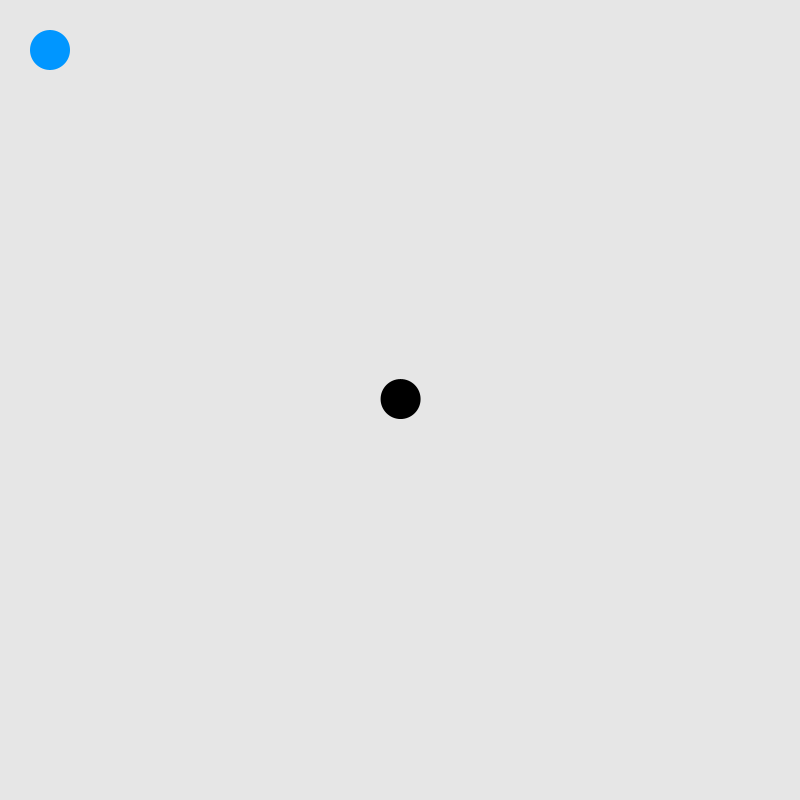
Frame 1 (no input)
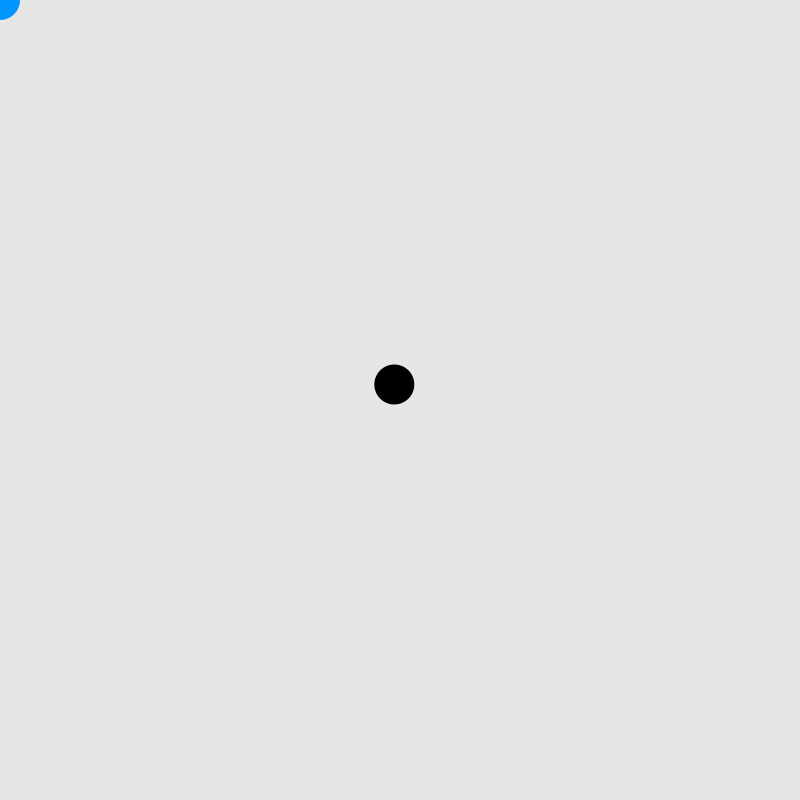
Frame 60 (the mouse pressed at the canvas centre just before this capture)
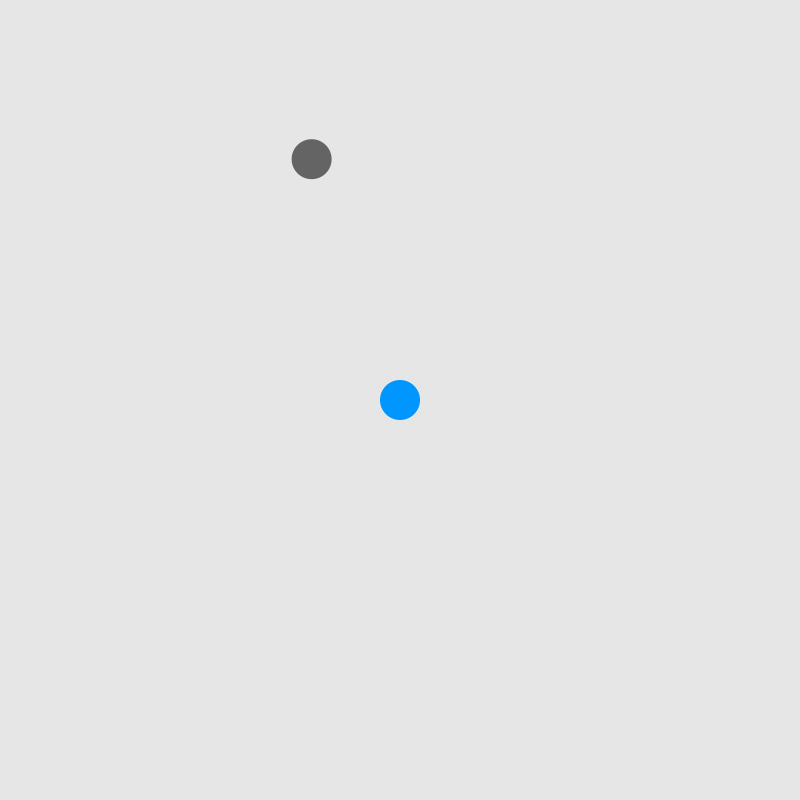
Frame 120 (the mouse held since frame 60 and released just before this capture)

The Processing sketch that drew these frames (run headless with seeded random() and noise(); from frame 60 on, the mouse is pressed at the canvas centre):

// Processing sketch: FiniteStateMachineAI
// ── FiniteStateMachineAI.pde
 
/*
FINITE STATE MACHINE AI
 Jeff Thompson | 2015 | www.jeffreythompson.org
 
 A "finite state machine" or FSM is a way of conceptualizing an 
 entity that has specific and discreet states - in other words, the 
 object can only have one state at a time. With well-chosen states,
 we can create complex-seeming behavior that can mimic physical
 conditions (how the entity moves) or emotional states (angry, curious,
 idle).
 
 For example, we can think of a zombie, but you can substitute the 
 "attack" langauge for any other kind of behavior. Here are some common
 game AI states:
 
   IDLE          just stays still, only aware if something engages it directly
   AWARE         searches for intruders, notices things like open doors
   INTRIGUED     knows something is happening, abandons path to seek
   ALERT         aware of the player and begins hunting them down
   AGGRESSIVE    actively attacking the player
   FLEEING       runs away from the player
   DEAD          no longer aware, but may be revived (depending on the game)
 
 Let's simplify our system a bit. By combining triggers with the resulting
 action, we have what's called a State/Even Table:
   1. idle until player is within a certain range
   2. if within range, moves towards the player
   3. if close enough, attacks
   4. when attack is finished, flee from the player
 
 Implementing this in code is easier than you'd think – we just need
 some if/else statements to control the behavior. This example uses 
 the PVector class, so if you haven't read about that yet, take a look
 at the Processing examples, or the "SeekAndFlee" example here.
 
 For a much more detailed description of FSM AI, see:
 +  http://en.wikipedia.org/wiki/Finite-state_machine
 +  https://software.intel.com/en-us/articles/designing-artificial-intelligence-for-games-part-1
 +  http://gamedevelopment.tutsplus.com/tutorials/finite-state-machines-theory-and-implementation--gamedev-11867
 
 CHALLENGE:
 +  Can you trigger the "flee" state to be triggered when the player
    attacks, maybe by clicking or hitting the spacebar?
 +  Can you give the zombie a better "idle" state? Hint: try "sin()"
 +  Can you make lots of zombies who all "listen" to each other and change
    states based on the state of their neighbor? For example, if one zombie
    is in "seek" mode, all zombies seek to the target. It will likely help
    if you convert this code to an object-oriented approach.
 
 */

float zombieIdleSpeed =   2;          // how fast can the zombie move?
float zombieRunSpeed =    4;          // diff speeds give more nuanced behavior
float zombieAttackSpeed = 6;
color zombieColor =       color(0);   // change color depending on the state

int idle =    0;                      // states could just be #s, but giving
int seek =    1;                      // them names makes them easier to track
int attack =  2;
int flee =    4;
int state =   idle;                   // set initial state to idle

PVector player, zombie;               // positions, set in setup()


void setup() {
  size(800,800);
  cursor(CROSS);
  
  // initial positions, use the mouse to move
  player = new PVector(50, 50);
  zombie = new PVector(width/2, height/2);
}


void draw() {
  background(230);
  
  // draw player and update the position
  fill(0,150,255);
  noStroke();
  ellipse(player.x, player.y, 40,40);
  player.x = mouseX;
  player.y = mouseY;
  
  // set the zombie's state depending on distance
  float dist = player.dist(zombie);
  if (dist > 300) state = idle;          // further than 300px, wander
  else if (dist < 20) state = flee;      // close enough to touch you, run away
  
  // if we're not currently fleeing but we're within range,
  // either seek or attack
  if (state != flee) {
    if (dist <= 300 && dist > 100) state = seek;
    else if (dist <= 100) state = attack;
  }
  
  // based on current state of the zombie, exhibit different
  // behavior and change color to indicate the state
  
  // randomly wander about, looking for the player
  // note: you could code a random idle movement if you wanted
  if (state == idle) {  
    zombie.x += random(-zombieIdleSpeed, zombieIdleSpeed);
    zombie.y += random(-zombieIdleSpeed, zombieIdleSpeed);
    zombieColor = color(0);
  }
  
  // normal seek AI behavior – for a description, see the
  // "SeekAndFlee" example in this repo
  else if (state == seek) {
    PVector direction = PVector.sub(player, zombie);
    direction.normalize();
    direction.mult(zombieRunSpeed);
    zombie.add(direction);
    zombieColor = color(150,0,0);    // dark red
  }
  
  // attack state is like seek, but at a different speed (set at top)
  else if (state == attack) {
    PVector direction = PVector.sub(player, zombie);
    direction.normalize();
    direction.mult(zombieAttackSpeed);
    zombie.add(direction);
    zombieColor = color(255,0,0);    // angry bright red!
  }
  
  // flee is the opposite of seek - subtract to move away
  else if (state == flee) {
    PVector direction = PVector.sub(player, zombie);
    direction.normalize();
    direction.mult(zombieRunSpeed);
    zombie.sub(direction);
    zombieColor = color(100);        // a cowardly blue-green
  }
  
  // draw the zombie
  fill(zombieColor);
  ellipse(zombie.x, zombie.y, 40,40);
}
